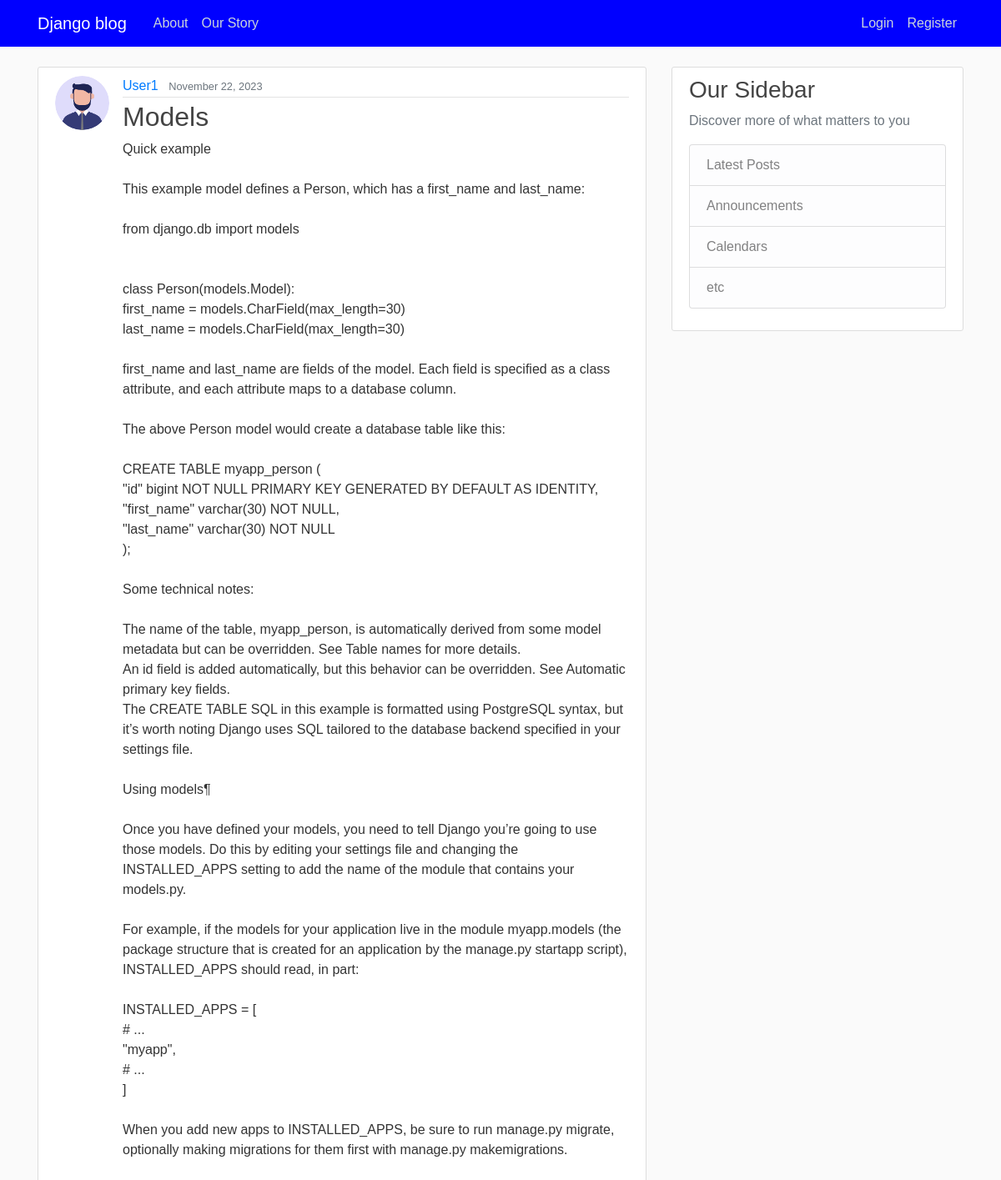
Screenshot of /post/37/ with the database file from the repository.
### blog/models.py (models this page shows, shortened)
class Post(models.Model):
    id = models.AutoField(primary_key=True)
    title = models.CharField(max_length=100)
    content = models.TextField(blank=True)
    brief = models.TextField(blank=True)
    date_posted = models.DateTimeField(default=timezone.now)
    author = models.ForeignKey(User, on_delete=models.CASCADE)

### users/models.py (models this page shows, shortened)
class Profile(models.Model):
    id = models.AutoField(primary_key=True)
    user = models.OneToOneField(User, on_delete=models.CASCADE)
    image = models.ImageField(default='default.jpg', upload_to='profile_pics')

### blog/views.py (the view)
# urls.py: path('post/<int:pk>/', PostDetailView.as_view(), name='post-detail'),
class PostDetailView(DetailView):
    model = Post

### blog/templates/blog/post_detail.html (shortened to what this page needs)
{% extends "blog/base.html" %}
{% block content %}
  <article class="media content-section">
    <img class="rounded-circle article-img" src="{{ object.author.profile.image.url }}">
    <div class="media-body">
      <div class="article-metadata">
        <a class="mr-2" href="{% url 'user-posts' object.author.username %}">{{ object.author }}</a>
        <small class="text-muted">{{ object.date_posted|date:"F d, Y" }}</small>
      </div>
      <h2 class="article-title">{{ object.title }}</h2>
      <p class="article-content">{{ object.brief }}</p>
    </div>
  </article>
{% endblock content %}

### blog/static/blog/main.css (style rules this page uses)
body { background: #fafafa; color: #333333; margin-top: 5rem; font-family: 'Moulpali', sans-serif; }
h1, h2, h3, h4, h5, h6 { color: #444444; }
.content-section { background: #ffffff; padding: 10px 20px; border: 1px solid #dddddd; border-radius: 3px; margin-bottom: 20px; }
.article-title { color: #444444; }
.article-content { white-space: pre-line; }
.article-img { height: 65px; width: 65px; margin-right: 16px; }
.article-metadata { padding-bottom: 1px; margin-bottom: 4px; border-bottom: 1px solid #e3e3e3 }

### rows the page displays
Post: author.profile.image (picture), author "User1", date_posted "November 22, 2023", title "Models", brief "Quick example This example model defines a Person, which has a first_name and last_name: from django.db import models class Person(models.Model): first_name = models.CharField(max_length=30) last_name = models.CharField(max_length=30) first_name and last_name are fields of the model. Each field is specified as a class attribute, and each attribute maps to a database column. The above Person model would create a database table like this: CREATE TABLE myapp_person ( \"id\" bigint NOT NULL PRIMARY KEY GENERATED BY DEFAULT AS IDENTITY, \"first_name\" varchar(30) NOT NULL, \"last_name\" varchar(30) NOT NULL ); Some technical notes: The name of the table, myapp_person, is automatically derived from…"
